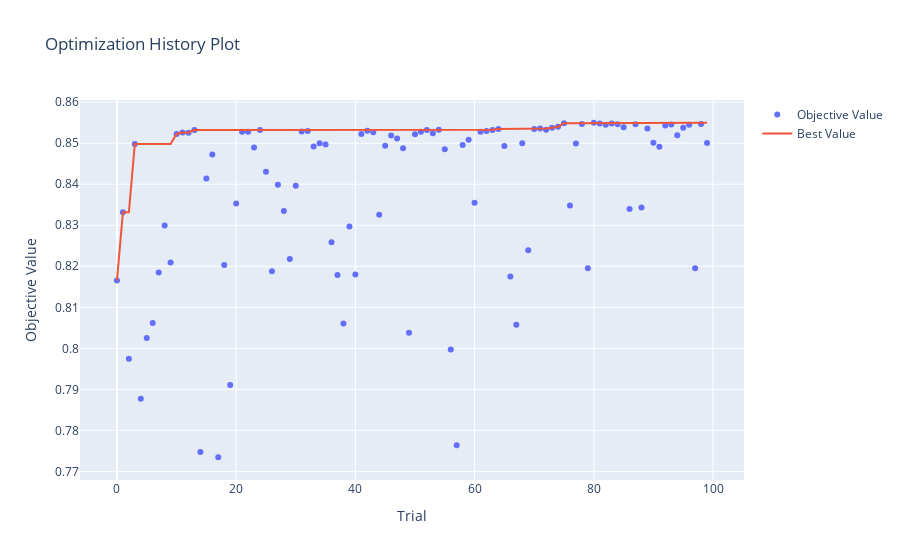

Here is the notebook cell this chart was saved with:
### Markdown cell above
## ***Optuna Visualization***

### Code cell
optuna.visualization.plot_optimization_history(study_rf)
